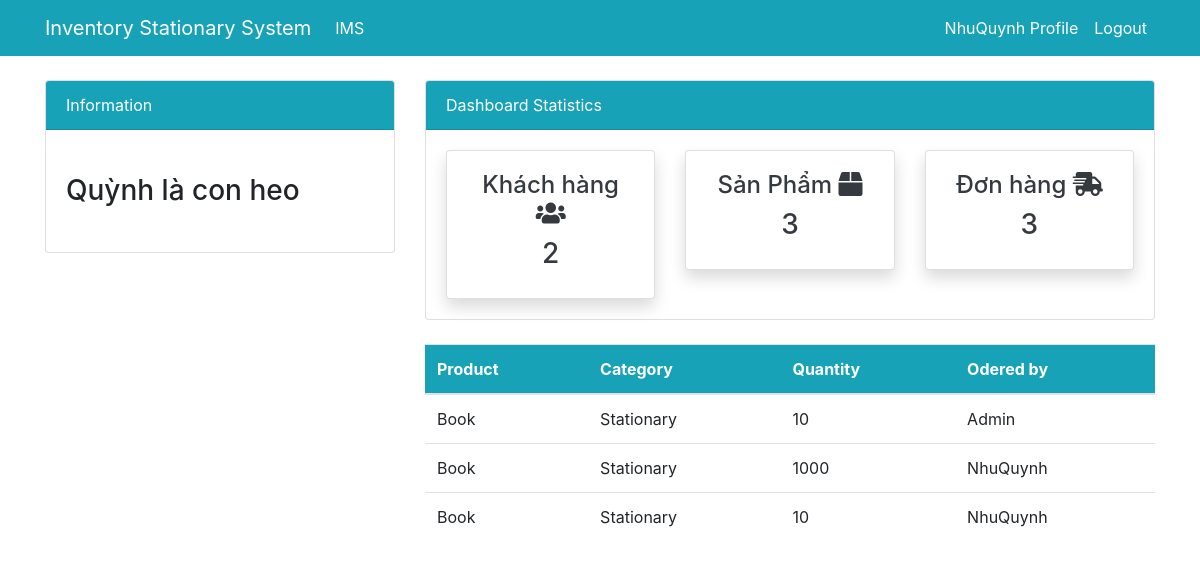
The app's page /order/ (signed in) with its own data.
### dashboard/models.py (models this page shows, shortened)
class Order(models.Model):
    name = models.ForeignKey(Product, on_delete=models.CASCADE, null=True)
    customer = models.ForeignKey(User, on_delete=models.CASCADE, null=True)
    order_quantity = models.PositiveIntegerField(null=True)

class Product(models.Model):
    name = models.CharField(max_length=100, null=True)
    quantity = models.PositiveIntegerField(null=True)
    category = models.CharField(max_length=50, choices=CATEGORY, null=True)
    def __str__(self):
        return f'{self.name}'

### dashboard/views.py (the view)
# urls.py: path('order/', views.order, name='dashboard-order'),
@login_required(login_url='user-login')
def order(request):
    order = Order.objects.all()
    order_count = order.count()
    customer = User.objects.filter(groups=2)
    customer_count = customer.count()
    product = Product.objects.all()
    product_count = product.count()
    context = {
        'order': order,
        'customer_count': customer_count,
        'product_count': product_count,
        'order_count': order_count,
    }
    return render(request, 'dashboard/order.html', context)

### templates/dashboard/order.html (shortened to what this page needs)
{% extends 'partials/base.html' %}
{% block content %}
{% include 'partials/topside.html' %}
<div class="row my-4">
    <div class="col-md-4"></div>
    <div class="col-md-8">
        <table class="table bg-white">
            <thead class="bg-info text-white">
                <tr>
                    <th scope="col">Product</th>
                    <th scope="col">Category</th>
                    <th scope="col">Quantity</th>
                    <th scope="col">Odered by</th>
                </tr>
            </thead>
            <tbody>
                {% for order in order %}
                <tr>
                    <td>{{ order.name }}</td>
                    <td>{{ order.name.category }}</td>
                    <td>{{ order.order_quantity }}</td>
                    <td>{{ order.customer.username }}</td>
                </tr>
                {% endfor %}
            </tbody>
        </table>
    </div>
</div>
{% endblock %}

### templates/partials/base.html (shortened to what this page needs)
{% load static %}
<!doctype html>
<html lang="en">
<head>
    <link rel="stylesheet" href="https://cdn.jsdelivr.net/npm/bootstrap@4.6.0/dist/css/bootstrap.min.css"
>
    <link rel="stylesheet" href="https://use.fontawesome.com/releases/v5.15.2/css/all.css"
>
    <link rel="stylesheet" href="{% static 'style.css' %}">
</head>
<body>
    {% include 'partials/nav.html' %}
    <div class="container">
        {% block content %}
        {% endblock %}
    </div>
</body>
</html>

### templates/partials/nav.html (shortened to what this page needs)
<nav class="navbar navbar-expand-lg navbar-info bg-info">
    <div class="container">
        {% if user.is_authenticated %}
        <a class="navbar-brand text-white" href="{% url 'dashboard-index' %}">Inventory Stationary System</a>
        <div class="collapse navbar-collapse" id="navbarSupportedContent">
            <ul class="navbar-nav mr-auto">
                <li class="nav-item active">
                    <a class="nav-link text-white" href="{% url 'dashboard-index' %}">IMS</a>
                </li>
            </ul>
            <ul class="navbar-nav ml-auto">
                <li class="nav-item active">
                    <a class="nav-link text-white" href="{% url 'user-profile' %}">{{ user.username }} Profile
                        <span class="sr-only">(current)</span></a>
                </li>
                <li class="nav-item">
                    <a class="nav-link text-white" href="{% url 'user-logout' %}">Logout</a>
                </li>
            </ul>
            {% endif %}
        </div>
    </div>
</nav>

### templates/partials/topside.html
<div class="row">
    <div class="col-md-4 mt-4">
        <div class="card">
            <div class="card-header bg-info text-white">
                Information
            </div>
            <div class="card-body">
                <marquee behavior="" direction="">
                    <h3 class="my-4">Quỳnh là con heo</h3>
                </marquee>
            </div>
        </div>
    </div>
    <div class="col-md-8 mt-4">
        <div class="card">
            <div class="card-header bg-info text-white">
                Dashboard Statistics
            </div>
            <div class="card-body">
                <div class="row">
                    <div class="col-md-4">
                        <a class="text-decoration-none text-dark" href="{% url 'dashboard-customers' %}">
                            <div class="card my-card shadow">
                                <div class="card-body text-center">
                                    <h4>Khách hàng <i class="fas fa-users"></i></h4>
                                    <h3>{{ customer_count }}</h3>
                                </div>
                            </div>
                        </a>
                    </div>
                    <div class="col-md-4">
                        <a class="text-decoration-none text-dark" href="{% url 'dashboard-products' %}">
                            <div class="card my-card shadow">
                                <div class="card-body text-center">
                                    <h4>Sản Phẩm <i class="fas fa-box"></i></h4>
                                    <h3>{{ product_count }}</h3>
                                </div>
                            </div>
                        </a>
                    </div>
                    <div class="col-md-4">
                        <a class="text-decoration-none text-dark" href="{% url 'dashboard-order' %}">
                            <div class="card my-card shadow">
                                <div class="card-body text-center">
                                    <h4>Đơn hàng <i class="fas fa-shipping-fast"></i></h4>
                                    <h3>{{ order_count }}</h3>
                                </div>
                            </div>
                        </a>
                    </div>
                </div>
            </div>
        </div>
    </div>
</div>

### records on screen
Order: name "Book", name.category "Stationary", order_quantity "10", customer.username "Admin"
Order: name "Book", name.category "Stationary", order_quantity "1000", customer.username "NhuQuynh"
Order: name "Book", name.category "Stationary", order_quantity "10", customer.username "NhuQuynh"

### other values on screen
{{ user.username }} "NhuQuynh"
{{ customer_count }} "2"
{{ product_count }} "3"
{{ order_count }} "3"
